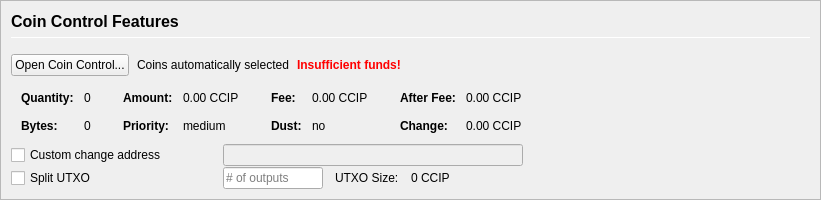
         <widget class="QFrame" name="frameCoinControl">
          <property name="sizePolicy">
           <sizepolicy hsizetype="Expanding" vsizetype="Expanding">
            <horstretch>0</horstretch>
            <verstretch>0</verstretch>
           </sizepolicy>
          </property>
          <property name="maximumSize">
           <size>
            <width>16777215</width>
            <height>16777215</height>
           </size>
          </property>
          <property name="frameShape">
           <enum>QFrame::StyledPanel</enum>
          </property>
          <property name="frameShadow">
           <enum>QFrame::Sunken</enum>
          </property>
          <layout class="QVBoxLayout" name="verticalLayoutCoinControl2">
           <property name="spacing">
            <number>0</number>
           </property>
           <property name="leftMargin">
            <number>0</number>
           </property>
           <property name="topMargin">
            <number>0</number>
           </property>
           <property name="rightMargin">
            <number>0</number>
           </property>
           <property name="bottomMargin">
            <number>0</number>
           </property>
           <item>
            <widget class="QFrame" name="frameCoinControl_BG">
             <layout class="QVBoxLayout" name="verticalLayoutCoinControl" stretch="0,0,0,0,0,0">
              <property name="spacing">
               <number>1</number>
              </property>
              <property name="leftMargin">
               <number>10</number>
              </property>
              <property name="topMargin">
               <number>10</number>
              </property>
              <item>
               <layout class="QHBoxLayout" name="horizontalLayoutCoinControl1">
                <property name="bottomMargin">
                 <number>15</number>
                </property>
                <item>
                 <layout class="QVBoxLayout" name="verticalLayout_3">
                  <property name="spacing">
                   <number>6</number>
                  </property>
                  <item>
                   <widget class="QLabel" name="labelCoinControlFeatures">
                    <property name="sizePolicy">
                     <sizepolicy hsizetype="Preferred" vsizetype="Maximum">
                      <horstretch>0</horstretch>
                      <verstretch>0</verstretch>
                     </sizepolicy>
                    </property>
                    <property name="minimumSize">
                     <size>
                      <width>0</width>
                      <height>20</height>
                     </size>
                    </property>
                    <property name="font">
                     <font>
                      <pointsize>12</pointsize>
                      <weight>75</weight>
                      <bold>true</bold>
                     </font>
                    </property>
                    <property name="styleSheet">
                     <string notr="true">font-weight:bold;</string>
                    </property>
                    <property name="text">
                     <string>Coin Control Features</string>
                    </property>
                   </widget>
                  </item>
                  <item>
                   <widget class="Line" name="line">
                    <property name="minimumSize">
                     <size>
                      <width>0</width>
                      <height>1</height>
                     </size>
                    </property>
                    <property name="maximumSize">
                     <size>
                      <width>16777215</width>
                      <height>1</height>
                     </size>
                    </property>
                    <property name="orientation">
                     <enum>Qt::Horizontal</enum>
                    </property>
                   </widget>
                  </item>
                 </layout>
                </item>
               </layout>
              </item>
              <item>
               <layout class="QHBoxLayout" name="horizontalLayoutCoinControl2" stretch="0,0,0,0">
                <property name="spacing">
                 <number>8</number>
                </property>
                <property name="bottomMargin">
                 <number>10</number>
                </property>
                <item>
                 <widget class="QPushButton" name="pushButtonCoinControl">
                  <property name="styleSheet">
                   <string notr="true"/>
                  </property>
                  <property name="text">
                   <string>Open Coin Control...</string>
                  </property>
                  <property name="autoDefault">
                   <bool>false</bool>
                  </property>
                 </widget>
                </item>
                <item>
                 <widget class="QLabel" name="labelCoinControlAutomaticallySelected">
                  <property name="text">
                   <string>Coins automatically selected</string>
                  </property>
                  <property name="margin">
                   <number>5</number>
                  </property>
                 </widget>
                </item>
                <item>
                 <widget class="QLabel" name="labelCoinControlInsuffFunds">
                  <property name="font">
                   <font>
                    <weight>75</weight>
                    <bold>true</bold>
                   </font>
                  </property>
                  <property name="styleSheet">
                   <string notr="true">color:red;font-weight:bold;</string>
                  </property>
                  <property name="text">
                   <string>Insufficient funds!</string>
                  </property>
                  <property name="margin">
                   <number>5</number>
                  </property>
                 </widget>
                </item>
                <item>
                 <spacer name="horizontalSpacerCoinControl">
                  <property name="orientation">
                   <enum>Qt::Horizontal</enum>
                  </property>
                  <property name="sizeHint" stdset="0">
                   <size>
                    <width>40</width>
                    <height>1</height>
                   </size>
                  </property>
                 </spacer>
                </item>
               </layout>
              </item>
              <item>
               <widget class="QWidget" name="widgetCoinControl" native="true">
                <property name="sizePolicy">
                 <sizepolicy hsizetype="Preferred" vsizetype="Preferred">
                  <horstretch>0</horstretch>
                  <verstretch>0</verstretch>
                 </sizepolicy>
                </property>
                <property name="minimumSize">
                 <size>
                  <width>0</width>
                  <height>0</height>
                 </size>
                </property>
                <property name="styleSheet">
                 <string notr="true"/>
                </property>
                <layout class="QHBoxLayout" name="horizontalLayoutCoinControl5">
                 <property name="leftMargin">
                  <number>0</number>
                 </property>
                 <property name="topMargin">
                  <number>0</number>
                 </property>
                 <property name="rightMargin">
                  <number>0</number>
                 </property>
                 <property name="bottomMargin">
                  <number>0</number>
                 </property>
                 <item>
                  <layout class="QHBoxLayout" name="horizontalLayoutCoinControl3" stretch="0,0,0,1">
                   <property name="spacing">
                    <number>20</number>
                   </property>
                   <property name="topMargin">
                    <number>0</number>
                   </property>
                   <property name="bottomMargin">
                    <number>10</number>
                   </property>
                   <item>
                    <layout class="QFormLayout" name="formLayoutCoinControl1">
                     <property name="horizontalSpacing">
                      <number>10</number>
                     </property>
                     <property name="verticalSpacing">
                      <number>14</number>
                     </property>
                     <property name="leftMargin">
                      <number>10</number>
                     </property>
                     <property name="topMargin">
                      <number>4</number>
                     </property>
                     <property name="rightMargin">
                      <number>6</number>
                     </property>
                     <item row="0" column="0">
                      <widget class="QLabel" name="labelCoinControlQuantityText">
                       <property name="font">
                        <font>
                         <weight>75</weight>
                         <bold>true</bold>
                        </font>
                       </property>
                       <property name="text">
                        <string>Quantity:</string>
                       </property>
                       <property name="margin">
                        <number>0</number>
                       </property>
                      </widget>
                     </item>
                     <item row="0" column="1">
                      <widget class="QLabel" name="labelCoinControlQuantity">
                       <property name="cursor">
                        <cursorShape>IBeamCursor</cursorShape>
                       </property>
                       <property name="contextMenuPolicy">
                        <enum>Qt::ActionsContextMenu</enum>
                       </property>
                       <property name="text">
                        <string notr="true">0</string>
                       </property>
                       <property name="margin">
                        <number>0</number>
                       </property>
                       <property name="textInteractionFlags">
                        <set>Qt::LinksAccessibleByMouse|Qt::TextSelectableByKeyboard|Qt::TextSelectableByMouse</set>
                       </property>
                      </widget>
                     </item>
                     <item row="1" column="0">
                      <widget class="QLabel" name="labelCoinControlBytesText">
                       <property name="font">
                        <font>
                         <weight>75</weight>
                         <bold>true</bold>
                        </font>
                       </property>
                       <property name="text">
                        <string>Bytes:</string>
                       </property>
                      </widget>
                     </item>
                     <item row="1" column="1">
                      <widget class="QLabel" name="labelCoinControlBytes">
                       <property name="cursor">
                        <cursorShape>IBeamCursor</cursorShape>
                       </property>
                       <property name="contextMenuPolicy">
                        <enum>Qt::ActionsContextMenu</enum>
                       </property>
                       <property name="text">
                        <string notr="true">0</string>
                       </property>
                       <property name="textInteractionFlags">
                        <set>Qt::LinksAccessibleByMouse|Qt::TextSelectableByKeyboard|Qt::TextSelectableByMouse</set>
                       </property>
                      </widget>
                     </item>
                    </layout>
                   </item>
                   <item>
                    <layout class="QFormLayout" name="formLayoutCoinControl2">
                     <property name="horizontalSpacing">
                      <number>10</number>
                     </property>
                     <property name="verticalSpacing">
                      <number>14</number>
                     </property>
                     <property name="leftMargin">
                      <number>6</number>
                     </property>
                     <property name="topMargin">
                      <number>4</number>
                     </property>
                     <property name="rightMargin">
                      <number>6</number>
                     </property>
                     <item row="0" column="0">
                      <widget class="QLabel" name="labelCoinControlAmountText">
                       <property name="font">
                        <font>
                         <weight>75</weight>
                         <bold>true</bold>
                        </font>
                       </property>
                       <property name="text">
                        <string>Amount:</string>
                       </property>
                       <property name="margin">
                        <number>0</number>
                       </property>
                      </widget>
                     </item>
                     <item row="0" column="1">
                      <widget class="QLabel" name="labelCoinControlAmount">
                       <property name="cursor">
                        <cursorShape>IBeamCursor</cursorShape>
                       </property>
                       <property name="contextMenuPolicy">
                        <enum>Qt::ActionsContextMenu</enum>
                       </property>
                       <property name="text">
                        <string notr="true">0.00 CCIP</string>
                       </property>
                       <property name="textInteractionFlags">
                        <set>Qt::LinksAccessibleByMouse|Qt::TextSelectableByKeyboard|Qt::TextSelectableByMouse</set>
                       </property>
                      </widget>
                     </item>
                     <item row="1" column="0">
                      <widget class="QLabel" name="labelCoinControlPriorityText">
                       <property name="font">
                        <font>
                         <weight>75</weight>
                         <bold>true</bold>
                        </font>
                       </property>
                       <property name="text">
                        <string>Priority:</string>
                       </property>
                      </widget>
                     </item>
                     <item row="1" column="1">
                      <widget class="QLabel" name="labelCoinControlPriority">
                       <property name="cursor">
                        <cursorShape>IBeamCursor</cursorShape>
                       </property>
                       <property name="contextMenuPolicy">
                        <enum>Qt::ActionsContextMenu</enum>
                       </property>
                       <property name="text">
                        <string>medium</string>
                       </property>
                       <property name="textInteractionFlags">
                        <set>Qt::LinksAccessibleByMouse|Qt::TextSelectableByKeyboard|Qt::TextSelectableByMouse</set>
                       </property>
                      </widget>
                     </item>
                    </layout>
                   </item>
                   <item>
                    <layout class="QFormLayout" name="formLayoutCoinControl3">
                     <property name="horizontalSpacing">
                      <number>10</number>
                     </property>
                     <property name="verticalSpacing">
                      <number>14</number>
                     </property>
                     <property name="leftMargin">
                      <number>6</number>
                     </property>
                     <property name="topMargin">
                      <number>4</number>
                     </property>
                     <property name="rightMargin">
                      <number>6</number>
                     </property>
                     <item row="0" column="0">
                      <widget class="QLabel" name="labelCoinControlFeeText">
                       <property name="font">
                        <font>
                         <weight>75</weight>
                         <bold>true</bold>
                        </font>
                       </property>
                       <property name="text">
                        <string>Fee:</string>
                       </property>
                       <property name="margin">
                        <number>0</number>
                       </property>
                      </widget>
                     </item>
                     <item row="0" column="1">
                      <widget class="QLabel" name="labelCoinControlFee">
                       <property name="cursor">
                        <cursorShape>IBeamCursor</cursorShape>
                       </property>
                       <property name="contextMenuPolicy">
                        <enum>Qt::ActionsContextMenu</enum>
                       </property>
                       <property name="text">
                        <string notr="true">0.00 CCIP</string>
                       </property>
                       <property name="textInteractionFlags">
                        <set>Qt::LinksAccessibleByMouse|Qt::TextSelectableByKeyboard|Qt::TextSelectableByMouse</set>
                       </property>
                      </widget>
                     </item>
                     <item row="1" column="0">
                      <widget class="QLabel" name="labelCoinControlLowOutputText">
                       <property name="font">
                        <font>
                         <weight>75</weight>
                         <bold>true</bold>
                        </font>
                       </property>
                       <property name="text">
                        <string>Dust:</string>
                       </property>
                      </widget>
                     </item>
                     <item row="1" column="1">
                      <widget class="QLabel" name="labelCoinControlLowOutput">
                       <property name="cursor">
                        <cursorShape>IBeamCursor</cursorShape>
                       </property>
                       <property name="contextMenuPolicy">
                        <enum>Qt::ActionsContextMenu</enum>
                       </property>
                       <property name="text">
                        <string>no</string>
                       </property>
                       <property name="textInteractionFlags">
                        <set>Qt::LinksAccessibleByMouse|Qt::TextSelectableByKeyboard|Qt::TextSelectableByMouse</set>
                       </property>
                      </widget>
                     </item>
                    </layout>
                   </item>
                   <item>
                    <layout class="QFormLayout" name="formLayoutCoinControl4">
                     <property name="horizontalSpacing">
                      <number>10</number>
                     </property>
                     <property name="verticalSpacing">
                      <number>14</number>
                     </property>
                     <property name="leftMargin">
                      <number>6</number>
                     </property>
                     <property name="topMargin">
                      <number>4</number>
                     </property>
                     <property name="rightMargin">
                      <number>6</number>
                     </property>
                     <item row="0" column="0">
                      <widget class="QLabel" name="labelCoinControlAfterFeeText">
                       <property name="font">
                        <font>
                         <weight>75</weight>
                         <bold>true</bold>
                        </font>
                       </property>
                       <property name="text">
                        <string>After Fee:</string>
                       </property>
                       <property name="margin">
                        <number>0</number>
                       </property>
                      </widget>
                     </item>
                     <item row="0" column="1">
                      <widget class="QLabel" name="labelCoinControlAfterFee">
                       <property name="cursor">
                        <cursorShape>IBeamCursor</cursorShape>
                       </property>
                       <property name="contextMenuPolicy">
                        <enum>Qt::ActionsContextMenu</enum>
                       </property>
                       <property name="text">
                        <string notr="true">0.00 CCIP</string>
                       </property>
                       <property name="textInteractionFlags">
                        <set>Qt::LinksAccessibleByMouse|Qt::TextSelectableByKeyboard|Qt::TextSelectableByMouse</set>
                       </property>
                      </widget>
                     </item>
                     <item row="1" column="0">
                      <widget class="QLabel" name="labelCoinControlChangeText">
                       <property name="font">
                        <font>
                         <weight>75</weight>
                         <bold>true</bold>
                        </font>
                       </property>
                       <property name="text">
                        <string>Change:</string>
                       </property>
                      </widget>
                     </item>
                     <item row="1" column="1">
                      <widget class="QLabel" name="labelCoinControlChange">
                       <property name="cursor">
                        <cursorShape>IBeamCursor</cursorShape>
                       </property>
                       <property name="contextMenuPolicy">
                        <enum>Qt::ActionsContextMenu</enum>
                       </property>
                       <property name="text">
                        <string notr="true">0.00 CCIP</string>
                       </property>
                       <property name="textInteractionFlags">
                        <set>Qt::LinksAccessibleByMouse|Qt::TextSelectableByKeyboard|Qt::TextSelectableByMouse</set>
                       </property>
                      </widget>
                     </item>
                    </layout>
                   </item>
                  </layout>
                 </item>
                </layout>
               </widget>
              </item>
              <item>
               <layout class="QHBoxLayout" name="horizontalLayoutCoinControl4">
                <property name="spacing">
                 <number>12</number>
                </property>
                <property name="sizeConstraint">
                 <enum>QLayout::SetDefaultConstraint</enum>
                </property>
                <property name="topMargin">
                 <number>0</number>
                </property>
                <property name="rightMargin">
                 <number>0</number>
                </property>
                <item>
                 <widget class="QCheckBox" name="checkBoxCoinControlChange">
                  <property name="sizePolicy">
                   <sizepolicy hsizetype="Preferred" vsizetype="Preferred">
                    <horstretch>0</horstretch>
                    <verstretch>0</verstretch>
                   </sizepolicy>
                  </property>
                  <property name="minimumSize">
                   <size>
                    <width>200</width>
                    <height>0</height>
                   </size>
                  </property>
                  <property name="maximumSize">
                   <size>
                    <width>200</width>
                    <height>16777215</height>
                   </size>
                  </property>
                  <property name="toolTip">
                   <string>If this is activated, but the change address is empty or invalid, change will be sent to a newly generated address.</string>
                  </property>
                  <property name="text">
                   <string>Custom change address</string>
                  </property>
                 </widget>
                </item>
                <item>
                 <widget class="QValidatedLineEdit" name="lineEditCoinControlChange">
                  <property name="enabled">
                   <bool>false</bool>
                  </property>
                  <property name="sizePolicy">
                   <sizepolicy hsizetype="Preferred" vsizetype="Preferred">
                    <horstretch>0</horstretch>
                    <verstretch>0</verstretch>
                   </sizepolicy>
                  </property>
                  <property name="minimumSize">
                   <size>
                    <width>300</width>
                    <height>0</height>
                   </size>
                  </property>
                 </widget>
                </item>
                <item>
                 <widget class="QLabel" name="labelCoinControlChangeLabel">
                  <property name="sizePolicy">
                   <sizepolicy hsizetype="Preferred" vsizetype="Preferred">
                    <horstretch>0</horstretch>
                    <verstretch>0</verstretch>
                   </sizepolicy>
                  </property>
                  <property name="minimumSize">
                   <size>
                    <width>100</width>
                    <height>0</height>
                   </size>
                  </property>
                  <property name="text">
                   <string/>
                  </property>
                  <property name="margin">
                   <number>3</number>
                  </property>
                 </widget>
                </item>
               </layout>
              </item>
              <item>
               <layout class="QHBoxLayout" name="horizontalLayoutCoinControl6">
                <property name="spacing">
                 <number>12</number>
                </property>
                <property name="rightMargin">
                 <number>0</number>
                </property>
                <item>
                 <widget class="QCheckBox" name="splitBlockCheckBox">
                  <property name="sizePolicy">
                   <sizepolicy hsizetype="Preferred" vsizetype="Preferred">
                    <horstretch>0</horstretch>
                    <verstretch>0</verstretch>
                   </sizepolicy>
                  </property>
                  <property name="minimumSize">
                   <size>
                    <width>200</width>
                    <height>0</height>
                   </size>
                  </property>
                  <property name="maximumSize">
                   <size>
                    <width>200</width>
                    <height>16777215</height>
                   </size>
                  </property>
                  <property name="text">
                   <string>Split UTXO</string>
                  </property>
                 </widget>
                </item>
                <item>
                 <widget class="QLineEdit" name="splitBlockLineEdit">
                  <property name="sizePolicy">
                   <sizepolicy hsizetype="Preferred" vsizetype="Preferred">
                    <horstretch>50</horstretch>
                    <verstretch>0</verstretch>
                   </sizepolicy>
                  </property>
                  <property name="minimumSize">
                   <size>
                    <width>100</width>
                    <height>0</height>
                   </size>
                  </property>
                  <property name="maximumSize">
                   <size>
                    <width>100</width>
                    <height>16777215</height>
                   </size>
                  </property>
                  <property name="placeholderText">
                   <string># of outputs</string>
                  </property>
                 </widget>
                </item>
                <item>
                 <widget class="QLabel" name="labelBlockSizeText">
                  <property name="text">
                   <string>UTXO Size:</string>
                  </property>
                 </widget>
                </item>
                <item>
                 <widget class="QLabel" name="labelBlockSize">
                  <property name="text">
                   <string>0 CCIP</string>
                  </property>
                 </widget>
                </item>
                <item>
                 <spacer name="horizontalSpacer_7">
                  <property name="orientation">
                   <enum>Qt::Horizontal</enum>
                  </property>
                  <property name="sizeHint" stdset="0">
                   <size>
                    <width>40</width>
                    <height>20</height>
                   </size>
                  </property>
                 </spacer>
                </item>
               </layout>
              </item>
              <item>
               <spacer name="verticalSpacerCoinControl">
                <property name="orientation">
                 <enum>Qt::Vertical</enum>
                </property>
                <property name="sizeHint" stdset="0">
                 <size>
                  <width>800</width>
                  <height>1</height>
                 </size>
                </property>
               </spacer>
              </item>
             </layout>
            </widget>
           </item>
          </layout>
         </widget>
